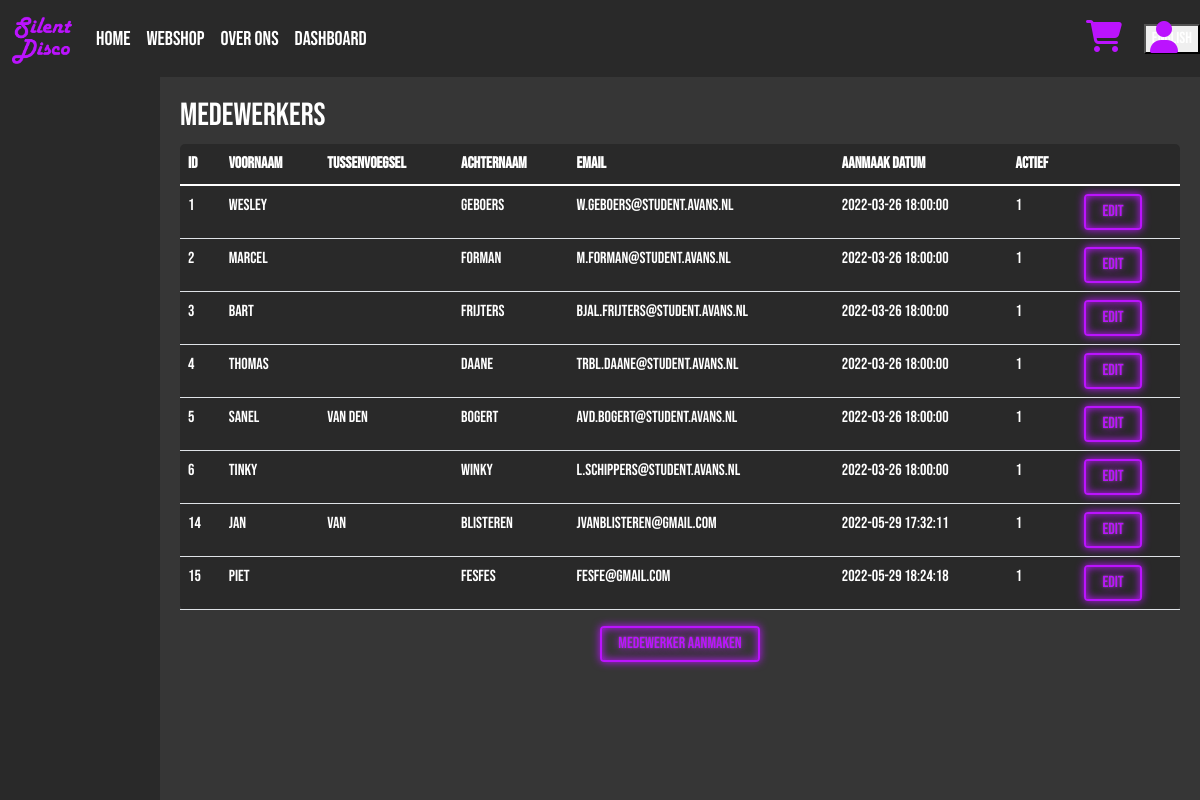
/employeesView.php, run on the app's committed database.
### tables this page shows
CREATE TABLE `employees` (
  `EmployeeID` int(11) NOT NULL,
  `First_Name` varchar(25) NOT NULL,
  `Middle_Name` varchar(25) DEFAULT NULL,
  `Last_Name` varchar(25) NOT NULL,
  `Email` varchar(50) NOT NULL,
  `Password` varchar(25) NOT NULL,
  `Creation_Date` timestamp NOT NULL DEFAULT current_timestamp(),
  `Created_By` int(11) DEFAULT NULL,
  `Last_Active` datetime DEFAULT NULL,
  `ACTIVE` tinyint(1) NOT NULL DEFAULT 1
);

### Database.php (called while the page is built)
<?php
class Database {
	private string $host = 'localhost';
	private string $dbname = 'stilteaubv';
	protected $connection;
	public function __construct(string $user, string $pass) {
		if(!isset($this->connection) && empty($this->connection)) {
			try {
				$this->connection = new PDO('mysql:host=' . $this->host . ';dbname=' . $this->dbname, $user, $pass);
			} catch (PDOException $e) {
				return $e;
			}
		}
		return $this->connection;
	}
}
?>

### EmployeeManager.php (called while the page is built, shortened)
<?php
require_once('crud.php');
require_once('Employee.php');
Class EmployeeManager {
    private Crud $crud;
    private array $employeesArray = array();
    function __construct() {
        $this->crud = new Crud('root', '');
    }
    public function getAllEmployees() {
        $empData = $this->crud->getTableEmployees();
        foreach($empData as $emp) {
            $empObj = new Employee($emp["EmployeeID"], $emp["First_Name"], $emp["Middle_Name"], $emp["Last_Name"], $emp["Email"], $emp['Creation_Date'], $emp['ACTIVE']);
            array_push($this->employeesArray, $empObj);
        }
        return $this->employeesArray;
    }
}
?>

### Crud.php (called while the page is built, shortened)
<?php
require_once('Database.php');
class Crud extends Database {
	public function getTableEmployees() {
		try {
			$select = $this->connection->prepare("SELECT `EmployeeID`, `First_Name`, `Middle_Name`,
			`Last_Name`, `Email`, `Creation_Date`, `ACTIVE` FROM `employees`");
			$select->execute();
			return $select->fetchall(PDO::FETCH_ASSOC);
		} catch(PDOException $e) {
			echo $e;
		}
	}
}
?>

### Employee.php (called while the page is built, shortened)
<?php
class Employee {
	private $id;
	private $firstName;
	private $middleName;
	private $lastName;
	private $email;
	private $creationDate;
	private $active;
	function  __construct($id, $firstName, $middleName, $lastName, $email, $creationDate, $active) {
		$this->id = $id;
		$this->firstName = $firstName;
		$this->middleName = $middleName;
		$this->lastName = $lastName;
		$this->email = $email;
		$this->creationDate = $creationDate;
		$this->active = $active;
	}
	public function toArray() {
		return array('EmployeeID'=>$this->id, 'First Name'=>$this->firstName, 'Middle Name'=>$this->middleName, 'Last Name'=>$this->lastName, 'Email'=>$this->email, 'Creation Date'=>$this->creationDate, 'ACTIVE'=>$this->active);
	}
}
?>

### EmployeeUI.php (the view, shortened to what this page needs)
<!doctype HTML>
<?php
require_once('EmployeeManager.php');
$e_man = new EmployeeManager();
if(basename($_SERVER['PHP_SELF']) === 'employeesView.php') {
    $empData = $e_man->getAllEmployees();
    foreach($empData as $rows) {
        echo "<tr>";
        $row = $rows->toArray();
        $linkKey = $row['EmployeeID'];
        foreach($row as $key=>$value) {
            echo "<td>{$value}</td>";
            if(array_key_last($row) === $key) {
                echo "<td><a href='editEmployeeView.php?edit={$linkKey}' class='neon-button'>Edit</a></td>";
            }
        }
        echo "</tr>";
    }
}
?>

### employeesView.php (shortened to what this page needs)
<!DOCTYPE html>
<?php
    include('header.php'); $_SESSION['url'] = $_SERVER['REQUEST_URI'];
?>
<head>
    <link href="https://cdn.jsdelivr.net/npm/bootstrap@5.1.1/dist/css/bootstrap.min.css" rel="stylesheet"
>
    <link rel="stylesheet" type="text/css" href="Style/base.css">
    <link rel="stylesheet" type="text/css" href="Style/medewerkers.css">
</head>
<body class="medewerkers">
    <?php include('sidenav.php'); ?>
    <div class="content">
        <div class="main">
            <H2>Medewerkers</H2>
            <table class="table">
                <thead>
                    <tr>
                        <th scope="col">ID</th>
                        <th scope="col">Voornaam</th>
                        <th scope="col">Tussenvoegsel</th>
                        <th scope="col">Achternaam</th>
                        <th scope="col">Email</th>
                        <th scope="col">Aanmaak Datum</th>
                        <th scope="col">Actief</th>
                        <th></th>
                    </tr>
                </thead>
                <tbody>
                    <?php
                        require_once('EmployeeUI.php');
                    ?>
                </tbody>
            </table>
            <div class="col-12 text-center">
                <a href="createEmployeeView.php" class="neon-button">Medewerker aanmaken</a>
            </div>
        </div>
    </div>
</body>
</html>

### header.php (shortened to what this page needs)
<link href="https://cdn.jsdelivr.net/npm/bootstrap@5.1.1/dist/css/bootstrap.min.css" rel="stylesheet"
>
<link rel="stylesheet" type="text/css" href="Style/base.css">
    <nav class="navbar sticky-top navbar-expand-lg navbar-light">
        <div class="container-fluid">
            <a class="navbar-brand">
                <img src="Images/Logo.png" alt="" width="60" height="auto">
            </a>
			<div class="navbar-collapse collapse" id="navbarNav">
				<ul class="nav navbar-nav">
					<li class="nav-item">
						<a class="nav-link" aria-current="page" href="index.php" id="index">Home</a>
					</li>
					<li class="nav-item">
						<a class="nav-link" aria-current="page" href="webshop.php" id="webshop">Webshop</a>
					</li>
					<li class="nav-item">
						<a class="nav-link" href="overons.php" id="overons">Over ons</a>
					</li>
					<li class="nav-item">
						<a class="nav-link"  href="dashboardView.php" id="Dashboard">Dashboard</a>
					</li>
				</ul>
				<ul class="navbar-nav position-absolute end-0 mx-3">
					<?php
						if (empty($_SESSION['cart'])) {
							echo "<li class='nav-btn'>";
							echo "<span class= 'fa-stack has-badge'>";
							echo "<i class='fa fa-shopping-cart fa-stack-2x icon'></i>";
							echo "</span>";
							echo "</li>";
						}
					?>
					<li class="nav-btn">
						<button onclick="openForm()">
							<i class="fa-solid fa-user fa-2x icon"></i>
						</button>
					</li>
				</ul>
			</div>
		</div>
		<?php
						if(isset($_SESSION['lang']) && !empty($_SESSION['lang'])) {
							if($_SESSION['lang'] == 'lang_nl') {
								$buttonVal = 'English';
								echo "<form name='lang_form' action='change_lang.php' method='POST'>
								<button type='submit' name='langButton' value='{$buttonVal}'>{$buttonVal}</button>
								</form>";
							}
						}
						?>
	</nav>

### sidenav.php (shortened to what this page needs)
<!doctype HTML>
<div class="sidenav">
</div>

### Style/base.css (style rules this page uses)
body, html { height: 100%; color: white; background-color: rgb(54, 54, 54); font-family: 'Bebas Neue', cursive; }
li, a, button { font-weight: 500; font-size: 16px; color: white; text-decoration: none; }
.content { margin-left: 160px; }
.sidenav { height: 100%; width: 160px; position: fixed; background-color: rgba(29, 29, 29,0.5); padding-top: 20px; z-index: 1; }
.navbar { background-color: rgba(29, 29, 29,0.5); display: flex; text-align: center; }
.navbar-nav .nav-item .nav-link { position: relative; font-weight: 500; font-size: 20px; color: white; text-decoration: none; }
.navbar-nav .nav-item .nav-link:before { position: absolute; content: ''; left: 0; bottom: 0; height: 3px; width: 100%; background: #BB13FE; transform: scaleX(0); transform-origin: right; transition: transform .4s linear; }
.nav-btn { padding-left: 20px; }
.nav-btn button { background-color: transparent; border-style: none; }
.icon { color: #BB13FE; }
.table { background: rgba(29, 29, 29,0.5); border-radius: 5px; border-collapse: collapse; color: white; }
tbody tr { transition: background 0.25s ease; }
.neon-button { background-color: transparent; display: inline-block; cursor: pointer; text-decoration: none; color: #BB13FE; border: currentColor 0.125em solid; padding: 0.25em 1em; border-radius: 0.25em; text-shadow: 0 0 0.125em rgb(104, 104, 104), 0 0 0.5em currentColor; box-shadow: inset 0 0 0.5em 0 currentColor, 0 0 0.5em 0 currentColor; }

### Style/medewerkers.css (style rules this page uses)
.main { margin: 20px; }

### data on the page
employees: EmployeeID "1", First_Name "wesley", Last_Name "Geboers", Email "w.geboers@student.avans.nl", Creation_Date "2022-03-26 18:00:00", ACTIVE "1"
employees: EmployeeID "2", First_Name "Marcel", Last_Name "Forman", Email "m.forman@student.avans.nl", Creation_Date "2022-03-26 18:00:00", ACTIVE "1"
employees: EmployeeID "3", First_Name "Bart", Last_Name "Frijters", Email "bjal.frijters@student.avans.nl", Creation_Date "2022-03-26 18:00:00", ACTIVE "1"
employees: EmployeeID "4", First_Name "Thomas", Last_Name "Daane", Email "trbl.daane@student.avans.nl", Creation_Date "2022-03-26 18:00:00", ACTIVE "1"
employees: EmployeeID "5", First_Name "Sanel", Middle_Name "van den", Last_Name "Bogert", Email "avd.bogert@student.avans.nl", Creation_Date "2022-03-26 18:00:00", ACTIVE "1"
employees: EmployeeID "6", First_Name "Tinky", Last_Name "WInky", Email "l.schippers@student.avans.nl", Creation_Date "2022-03-26 18:00:00", ACTIVE "1"
employees: EmployeeID "14", First_Name "Jan", Middle_Name "van", Last_Name "Blisteren", Email "jvanblisteren@gmail.com", Creation_Date "2022-05-29 17:32:11", ACTIVE "1"
employees: EmployeeID "15", First_Name "Piet", Last_Name "fesfes", Email "fesfe@gmail.com", Creation_Date "2022-05-29 18:24:18", ACTIVE "1"

### other printed values
$buttonVal "English"
